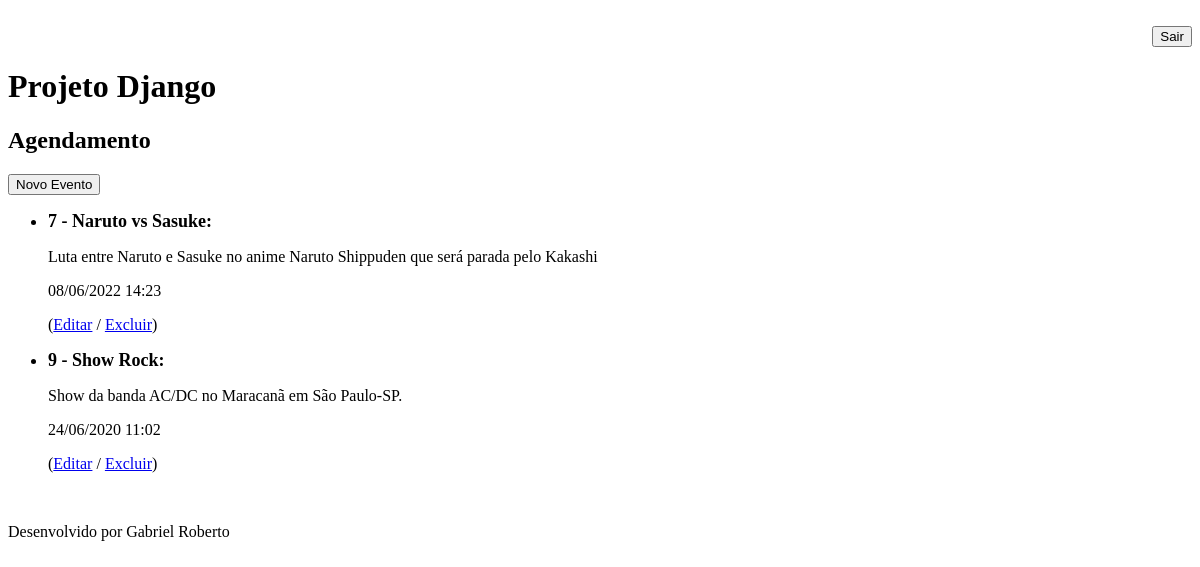
Before: /DjangoProjeto/ (signed in) with the older database file.
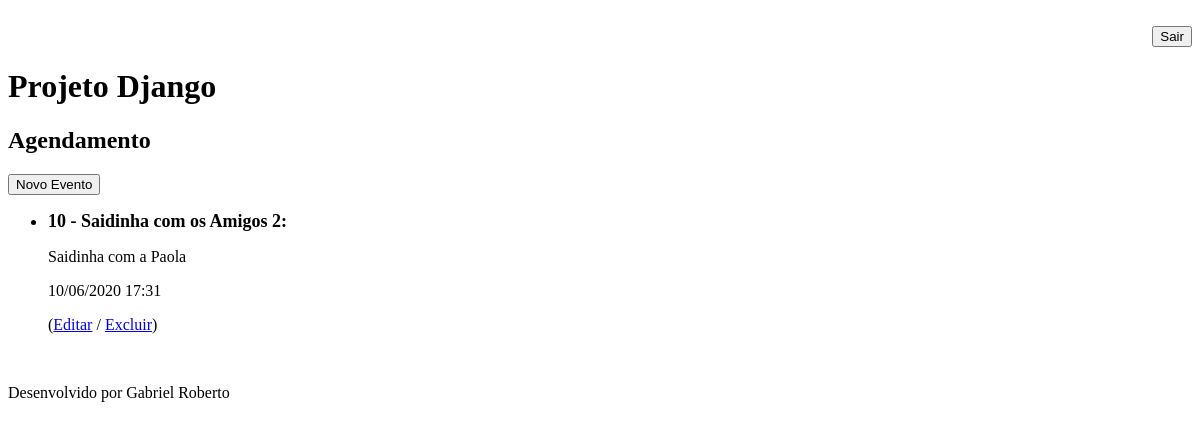
After: the same page with the newer database file.
### app/models.py (models this page shows, shortened)
class Evento(models.Model):
    titulo = models.CharField(max_length=100)
    descricao = models.TextField(blank=True, null=True)
    data_evento = models.DateTimeField(verbose_name='Data do Evento')
    data_criacao = models.DateTimeField(auto_now=True)
    texto = models.TextField(blank=True, null=True)
    Usuario = models.ForeignKey(User, on_delete=models.CASCADE)
    local = models.TextField(blank=True, null=True, default='')
    class Meta:
        db_table = 'Evento'
    def pegando_data_convertida(self):
        return self.data_evento.strftime('%d/%m/%Y  %H:%M')
    def get_evento_atrasado(self):
        if self.data_evento < datetime.now():
            return True
        else:
            return False

### app/views.py (the view)
# urls.py: path('DjangoProjeto/', views.ListaEventos),
@login_required(login_url='/loginOne/')
def ListaEventos(request):
    utilizador = request.user
    data_atual = datetime.now() - timedelta(hours=1)
    event = Evento.objects.filter(Usuario=utilizador,
                                  data_evento__gt=data_atual)
    dados = {'eventos': event}
    return render(request, 'DjangoProjeto.html', dados)

### app/templates/DjangoProjeto.html (shortened to what this page needs)
{% extends "modelPage.html" %}
{% block content %}
        <h2>Agendamento</h2>
            <button  onclick="window.location.href = 'evento/'">Novo Evento</button>
        <ul>
            {% for evento in eventos %}
                <div style=>
                    <li style="font-size: 18px"><b>{{ evento.id }} - {{ evento.titulo }}:</b></li>
                    <p>{{ evento.descricao }}</p>
                    <p>{{ evento.pegando_data_convertida }}</p>
                    <p>(<a href="evento/?id={{ evento.id }}">Editar</a> / <a href="delete/{{ evento.id }}">Excluir</a>)</p>
                </div>
            {% endfor %}
        </ul>
{% endblock %}

Changed rows visible on the page:
no longer on this page (row edited): Evento: id "7", titulo "Naruto vs Sasuke", descricao "Luta entre Naruto e Sasuke no anime Naruto Shippuden que será parada pelo Kakashi", pegando_data_convertida "08/06/2022 14:23"
no longer on this page (row edited): Evento: id "9", titulo "Show Rock", descricao "Show da banda AC/DC no Maracanã em São Paulo-SP.", pegando_data_convertida "24/06/2020 11:02"
added Evento: id "10", titulo "Saidinha com os Amigos 2", descricao "Saidinha com a Paola", pegando_data_convertida "10/06/2020 17:31"
